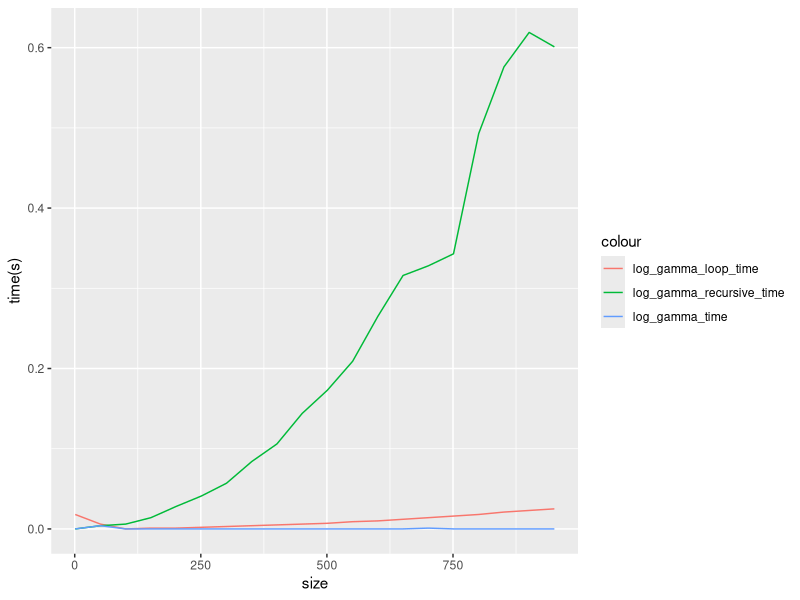

This figure's R source:
## ---- chunk 1
log_gamma_loop = function(n) {
  
  sum = 0
  if (n == 1){
    return(0)
  }
  for (i in 1:(n-1)){
    sum = sum + log(i)
  }
  sum
}

print(log_gamma_loop(5))
## ---- chunk 2

## ---- chunk 3
log_gamma_recursive = function(n) {
  if (n == 1) {
    return(0)
  } else {
    x = n-1
    log((x)) + log_gamma_recursive(n-1)
  }
  
}
print(log_gamma_recursive(5))
## ---- chunk 4

## ---- chunk 5
sum_log_gamma_loop = function(n) {
  sum_log = 0
  for (i in 1:n){
    
    x = log_gamma_loop(i)
    
    sum_log = sum_log + x
    
  }
  sum_log
}

sum_log_gamma_recursive = function(n) {
  sum_rec = 0
  for(i in 1:n) {
    rec_call = log_gamma_recursive(i)
    sum_rec = sum_rec + rec_call
  }
  sum_rec
}

sum_lgamma = function(n) {
  sum_lgamma = 0
  for (i in 1:n){
    sum_lgamma = sum_lgamma + lgamma(i)
  }
  sum_lgamma
}


## ---- chunk 6
# Create a DF and add observations to plot
loop_through = 1000
step_through = 50

run.time.vector = function(Func){
  sum_time = vector(mode="numeric", length=0); # holds the runtime of the results
  for (elem in seq(1,loop_through,by=step_through)){
    l = system.time(Func(elem))[[1]]
    sum_time = c(sum_time,l)
  }
  return(sum_time) 
}

log_gamma_loop_time <- run.time.vector(sum_log_gamma_loop)
log_gamma_recursive_time <- run.time.vector(sum_log_gamma_recursive)
log_gamma_time <- run.time.vector(sum_lgamma)

run.time.df <- data.frame(log_gamma_loop_time,log_gamma_recursive_time,log_gamma_time)

size <- seq(1,loop_through,by=step_through)
run.time.df <- cbind(run.time.df,size)

## ---- chunk 7
plotfunc = function(df){
  require(ggplot2)
  ggplot(df, aes(size)) + geom_line(aes(y = log_gamma_loop_time, colour = "log_gamma_loop_time")) + geom_line(aes(y = log_gamma_recursive_time, colour = "log_gamma_recursive_time"))+geom_line(aes(y = log_gamma_time, colour = "log_gamma_time"))+ labs(x="size",y="time(s)") 
}

plotfunc(run.time.df)
## ---- chunk 8
print(factorial(5))
system.time(factorial(5))

manual_fact = function(n) {
  sum_fact = 1
  for (i_fact in 1:n){
    sum_fact = sum_fact * i_fact
    }
  return(sum_fact)
  }
system.time(print(manual_fact(12)))

